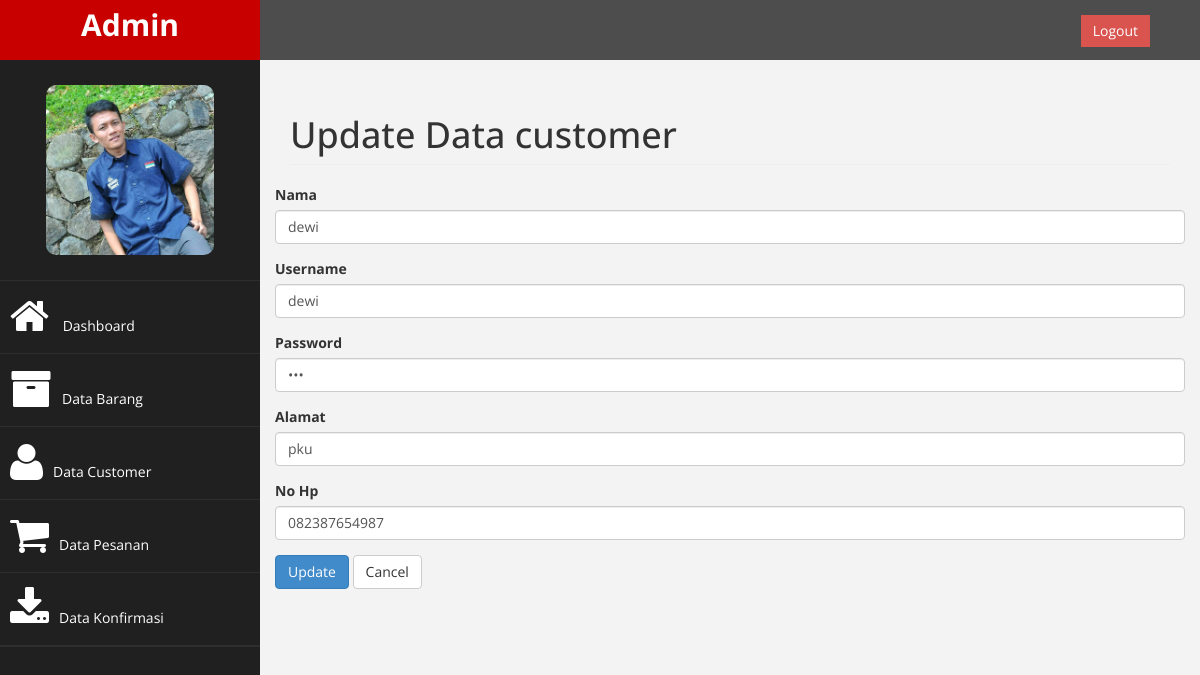
/index.php/Customer/update/36, run on the app's committed database.
### tables this page shows
CREATE TABLE `customer` (
  `id_customer` int(10) NOT NULL,
  `nama` varchar(50) NOT NULL,
  `username` varchar(20) NOT NULL,
  `password` varchar(50) NOT NULL,
  `alamat` varchar(50) NOT NULL,
  `no_hp` varchar(20) NOT NULL
);

### application/controllers/Customer.php (called while the page is built, shortened)
<?php
class Customer extends CI_Controller
{
	function __construct()
	{
		$this->load->model('Customer_model');
		$this->load->helper('url');
	}
	function update($id)
	{
		$customer = $this->Customer_model->ambil_data_id($id);
		$data = array(
			'aksi' 				=> site_url('index.php/customer/update_aksi'),
			'nama' 				=> set_value('nama',$customer->nama),
			'username' 			=> set_value('username',$customer->username),
			'password' 			=> set_value('password',$customer->password),
			'alamat'		 	=> set_value('alamat',$customer->alamat),
			'no_hp' 			=> set_value('no_hp',$customer->no_hp),
			'id_customer' 		=> set_value('id_customer',$customer->id_customer),
			'button' 			=> 'Update'
			);
		$this->load->view('Admin/Customer_form',$data);
	}
}
 ?>

### index.php (called while the page is built, shortened)
<?php
require_once BASEPATH.'core/CodeIgniter.php';

### application/models/Customer_model.php (called while the page is built, shortened)
<?php
class Customer_model extends CI_Model
{
	public $customer		= 'customer';
	public $id				= 'id_customer';
	function ambil_data_id($id)
	{
		$this->db->where($this->id,$id);
		return $this->db->get($this->customer)->row();
	}
}
 ?>

### application/views/Admin/Customer_form.php (the view, shortened to what this page needs)
<div id="page-wrapper">
	<div class="row">
		<div class="col-lg-12">
			<h1 class="page-header"><?php echo $button; ?> Data customer</h1>
		</div>
		<form action="<?php echo $aksi; ?>" method="POST" enctype="multipart/form-data">
			<div class="form-group">
				<label>Nama </label>
				<input type="text" name="nama" class="form-control" placeholder="Masukkan nama"
				required value="<?php echo $nama; ?>" >
			</div>
			<div class="form-group">
				<label>Username </label>
				<input type="text" name="username" class="form-control" placeholder="Masukkan username"
				required value="<?php echo $username; ?>" >
			</div>
			<div class="form-group">
				<label>Password </label>
				<input type="password" name="password" class="form-control" placeholder="Masukkan Password"
				required value="<?php echo $password; ?>">
			</div>
			<div class="form-group">
				<label>Alamat </label>
				<input type="text" name="alamat" class="form-control" placeholder="Masukkan Alamat"
				required value="<?php echo $alamat; ?>">
			</div>
			<div class="form-group">
				<label>No Hp </label>
				<input type="text" name="no_hp" class="form-control" placeholder="Masukkan No Hp"
				required value="<?php echo $no_hp; ?>">
			</div>
			<button class="btn btn-primary" type="submit"><?php echo $button; ?></button>
			<a href="<?php echo site_url('Customer/data_customer')?>" class="btn btn-default">Cancel</a>
		</form>
	</div>
</div>

### assets/admin/css/custom.css (style rules this page uses)
body { font-family: 'Open Sans', sans-serif; }
#page-wrapper { padding: 15px 15px; min-height: 600px; background:#F3F3F3; }
@media (min-width:768px) { #page-wrapper { margin: 0 0 0 260px; padding: 15px 30px; min-height: 1200px; } }

### data on the page
customer: nama "dewi", username "dewi", alamat "pku", no_hp "082387654987"

### other printed values
$button "Update"
